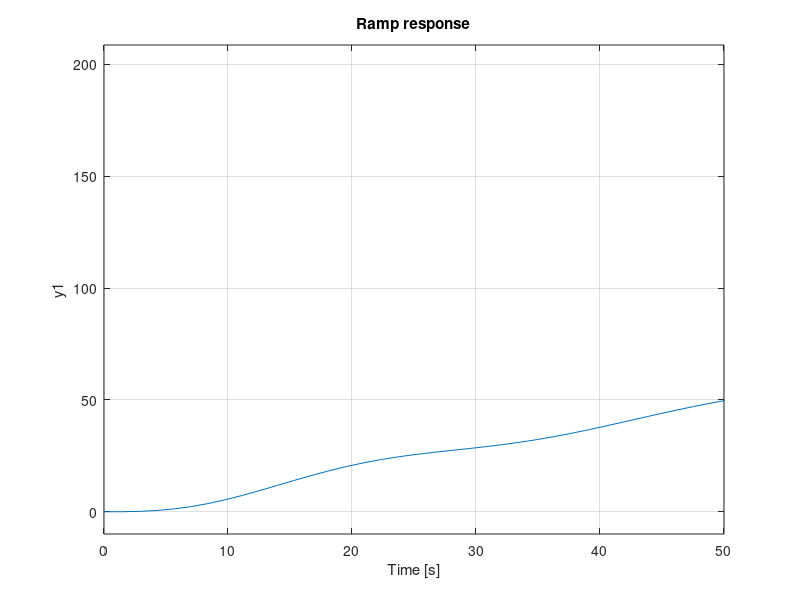

The MATLAB source for this figure: (Note: this script raises an error after producing the figure.)
clear all;
clc;

T = 20;
s = tf('s');
num=1;
den=[T T/16 num];
sys = tf(num,den);

figure(1)
subplot(3,1,1);
step(sys);
title('Step Response');
subplot(3,1,2)
impulse(sys);
title('Impulse Response');
subplot(3,1,3)
step(sys/s);
xlim([0 50]);
title("Ramp response");

%overshoot, risetime dan settling time
s1 = stepinfo(sys);
disp(s1);

%steady state error
[y,t]=step(sys);
sserror=(1-y(end));